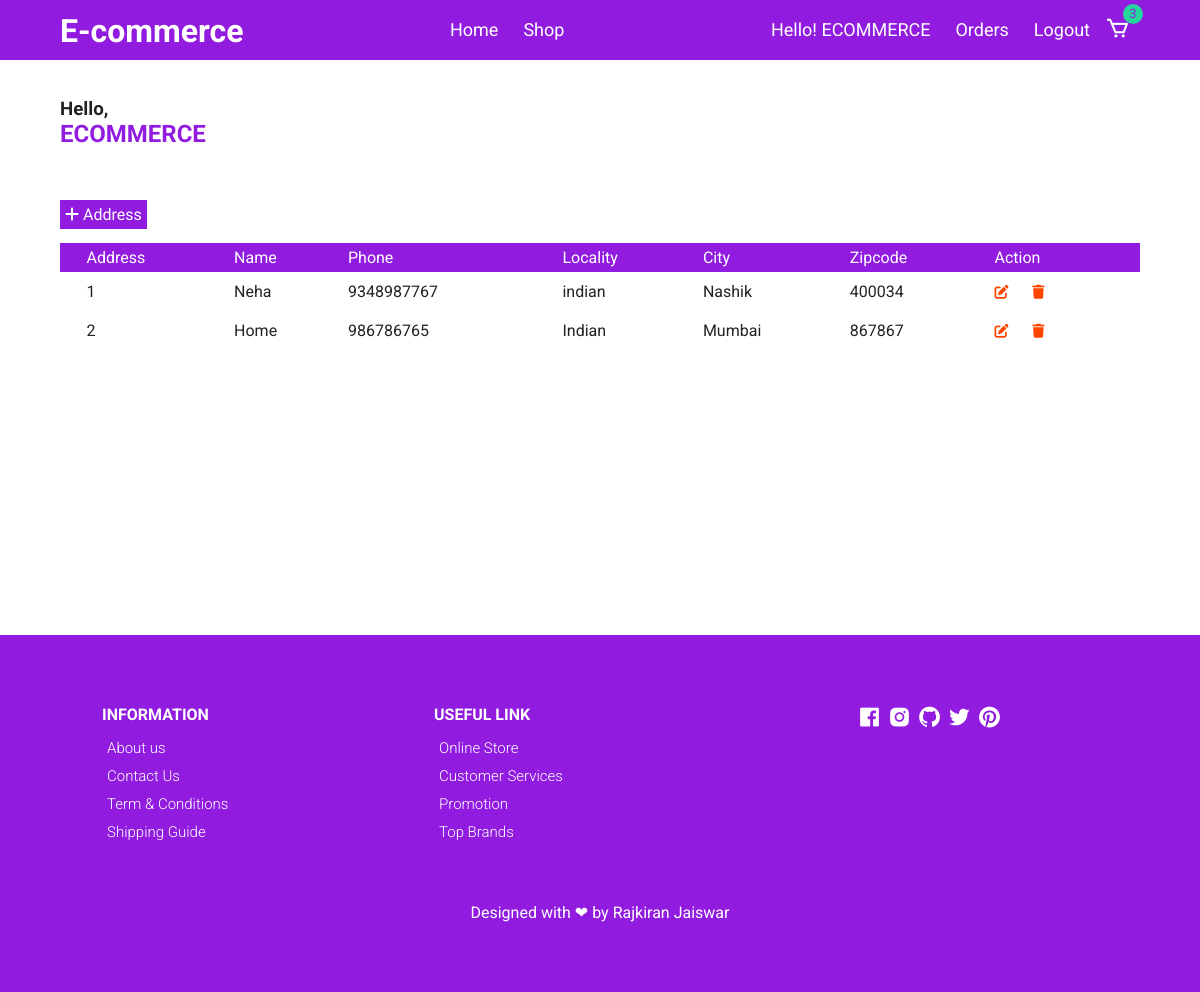
The app's page /profile (signed in) with its own data.
### myapp/models.py (models this page shows, shortened)
class CustomerModel(models.Model):
    username = models.ForeignKey(User,on_delete=models.CASCADE)
    name = models.CharField(max_length=50,blank=True)
    phone = models.IntegerField(max_length=50)
    locality = models.CharField(max_length=100)
    city = models.CharField(max_length=50)
    zipcode = models.IntegerField()

### myapp/views.py (the view)
# urls.py: path('profile',views.profile,name="profile"),
def profile(request):
    add = CustomerModel.objects.filter(username = request.user)
    return render(request,'profile.html',{'add':add})

### templates/profile.html (shortened to what this page needs)
{% include 'header.html' %}
{% block content %}
<div class="container">
  <h3>Hello,</h3>
<h2 style='color:#911cdf;'>{{request.user | upper}}</h2><br>
<br>
<br>
<a class="add_address" href="{% url 'address' %}"><i class="fa-solid fa-plus"></i> Address</a><br>
<br>
<table class="table caption-top">
        <thead>
          <tr>
            <th></th>
            <th scope="col">Address</th>
            <th scope="col">Name</th>
            <th scope="col">Phone</th>
            <th scope="col">Locality</th>
            <th scope="col">City</th>
            <th scope="col">Zipcode</th>
            <th scope="col">Action</th>
            <th></th>
          </tr>
        </thead>
        <tbody>
          <tr>
            {% for i in add %}
            <td></td>
            <td>{{forloop.counter}}</td>
            <td>{{i.name}}</td>
            <td>{{i.phone}}</td>
            <td>{{i.locality}}</td>
            <td>{{i.city}}</td>
            <td>{{i.zipcode}}</td>
            <td><a href="add_edit/{{i.id}}"><i class="fa-solid fa-pen-to-square"></i></a>&nbsp;&nbsp;&nbsp;&nbsp;&nbsp;
              <a href="add_delete/{{i.id}}"><i class="fa-solid fa-trash"></i></a></td>
            <td></td>
          </tr>
          {% endfor %}
        </tbody>
      </table>
</div>
{% endblock %}
{% include 'footer.html' %}

### templates/header.html (shortened to what this page needs)
{% load static %}
<!DOCTYPE html>
<html lang="en">
  <head>
    <link
      href="https://unpkg.com/boxicons@2.0.7/css/boxicons.min.css"
      rel="stylesheet"
    />
    <link rel="stylesheet" href="https://cdnjs.cloudflare.com/ajax/libs/font-awesome/6.2.1/css/all.min.css" />
    <link rel="stylesheet" href="https://cdnjs.cloudflare.com/ajax/libs/Glide.js/3.4.1/css/glide.core.css">
    <link rel="stylesheet" href="https://cdnjs.cloudflare.com/ajax/libs/Glide.js/3.4.1/css/glide.theme.css">
    <link rel="stylesheet" href="/static/css/styles.css" />
    <link rel="stylesheet" href="/static/css/checkout.css" />
  </head>
  <body>
    <header class="header" id="header">
      <div class="navigation">
        <div class="nav-center container d-flex">
          <a href="/" class="logo"><h1>E-commerce</h1></a>
            <ul class="nav-list d-flex">
              <li class="nav-item">
                <a href="/" class="nav-link">Home</a>
              </li>
              <li class="nav-item">
                <a href="{% url 'menswear' %}" class="nav-link">Shop</a>
              </li>
            </ul>
          {% if user.is_authenticated %}
          <div class="icons d-flex">
            <li class="nav-item">
              <a href="{% url "profile" %}" class="nav-link">Hello! {{request.user | upper}}</a>
            </li>
            <li class="nav-item">
              <a href="{% url 'order' %}" class="nav-link">Orders</a>
            </li>
            <li class="nav-item">
              <a href="{% url 'logout' %}" class="nav-link">Logout</a>
            </li>
            <a href="{% url 'cart' %}" class="icon">
              <i class="bx bx-cart"></i>
              <span class="d-flex">3</span>
            </a>
          </div>
            {% else %}
            <div class="icons d-flex">
              <li class="nav-item">
                <a href="{% url 'login' %}" class="nav-link">Login</a>
              </li>
            </div>
          {% endif %}
        </div>
      </div>
  </body>
</html>

### static/css/styles.css (style rules this page uses)
:root { --white: #fff; --black: #222; --green: #911cdf; --grey1: #f0f0f0; --grey2: #edc6ff; }
*, *::before, *::after { margin: 0; padding: 0; box-sizing: inherit; }
html { box-sizing: border-box; font-size: 62.5%; }
body { font-family: 'Roboto', sans-serif; font-size: 1.6rem; background-color: var(--white); color: var(--black); font-weight: 400; font-style: normal; }
a { text-decoration: none; color: var(--black); }
li { list-style: none; }
.container { max-width: 114rem; margin: 0 auto; padding: 0 3rem; }
.d-flex { display: flex; align-items: center; }
.header { min-height: 100vh; }
.navigation { height: 6rem; line-height: 6rem; background-color: var(--green); }
.nav-center { justify-content: space-between; }
.nav-center .nav-item:not(:last-child) { margin-right: 0.5rem; }
.navigation .nav-center h1 { color: var(--white); }
.nav-center .nav-link { font-size: 1.8rem; margin-left: 2rem; color: var(--white); position: relative; }
.nav-center a:after { content: ""; position: absolute; background-color: #ffffff; height: 1px; width: 0; left: 0; bottom: -1px; transition: 0.4s; }
.icon { cursor: pointer; font-size: 2.5rem; padding: 0 1rem; color: white; position: relative; }
.icon span { position: absolute; top: 3px; right: -3px; background-color: rgb(39, 214, 156); color: var(--green); border-radius: 50%; font-size: 1.3rem; height: 2rem; width: 2rem; justify-content: center; }
table { width: 100%; border-collapse: collapse; }
th { text-align: left; padding: 0.5rem; color: #fff; background-color: var(--green); font-weight: normal; }
td { padding: 1rem 0.5rem; }
td a { color: orangered; font-size: 1.4rem; }
td:last-child { text-align: right; }
th:last-child { text-align: right; }
.add_address { background-color: #911cdf; color: white; padding: 0.5rem; }

### records on screen
CustomerModel: name "Neha", phone "9348987767", locality "indian", city "Nashik", zipcode "400034"
CustomerModel: name "Home", phone "986786765", locality "Indian", city "Mumbai", zipcode "867867"

### other values on screen
{{ request.user | upper }} "ECOMMERCE"
